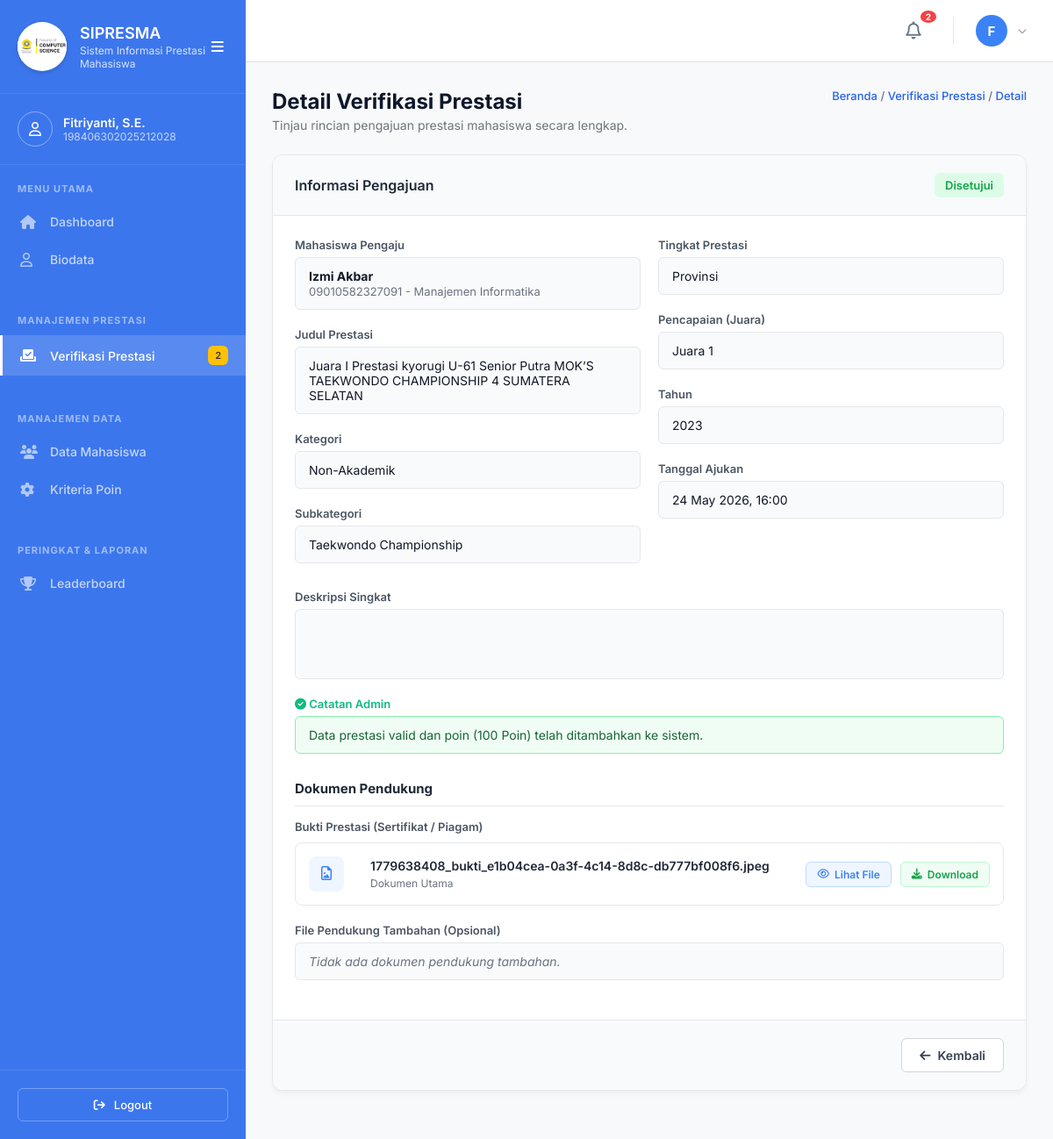
The page /administrator/DetailVerifikasi.php?id=11 (signed in) on the database its author committed.
### tables this page shows
CREATE TABLE IF NOT EXISTS `prestasi` (
  `id` int NOT NULL AUTO_INCREMENT,
  `mahasiswa_id` int DEFAULT NULL,
  `judul` varchar(200) NOT NULL,
  `kategori` varchar(50) DEFAULT NULL,
  `jenis` varchar(100) NOT NULL,
  `tingkat` varchar(50) NOT NULL,
  `juara` enum('Juara 1','Juara 2','Juara 3','Harapan 1','Harapan 2','Finalis') NOT NULL,
  `tahun` year NOT NULL,
  `deskripsi` text,
  `bukti_file` varchar(255) DEFAULT NULL,
  `file_pendukung` text,
  `bukti_pendukung` text,
  `status` enum('pending','approved','rejected') DEFAULT 'pending',
  `read_status` enum('read','unread') DEFAULT 'read',
  `poin` int DEFAULT '0',
  `created_at` timestamp NOT NULL DEFAULT CURRENT_TIMESTAMP,
  `updated_at` timestamp NOT NULL DEFAULT CURRENT_TIMESTAMP ON UPDATE CURRENT_TIMESTAMP,
  `alasan_penolakan` text,
  `nim` varchar(20) DEFAULT NULL,
  PRIMARY KEY (`id`),
  KEY `mahasiswa_id` (`mahasiswa_id`),
  KEY `fk_prestasi_nim` (`nim`),
  CONSTRAINT `fk_prestasi_nim` FOREIGN KEY (`nim`) REFERENCES `mahasiswa` (`nim`) ON DELETE CASCADE ON UPDATE CASCADE,
  CONSTRAINT `prestasi_ibfk_1` FOREIGN KEY (`mahasiswa_id`) REFERENCES `mahasiswa` (`id`) ON DELETE CASCADE
);

CREATE TABLE IF NOT EXISTS `mahasiswa` (
  `id` int NOT NULL AUTO_INCREMENT,
  `user_id` int DEFAULT NULL,
  `nim` varchar(20) NOT NULL,
  `nama` varchar(100) NOT NULL,
  `prodi` varchar(100) DEFAULT NULL,
  `kelas` varchar(50) DEFAULT NULL,
  `pembimbing_akademik` varchar(100) DEFAULT NULL,
  `angkatan` varchar(10) NOT NULL,
  `email` varchar(100) DEFAULT NULL,
  `telp` varchar(20) DEFAULT NULL,
  `ipk` decimal(3,2) DEFAULT '0.00',
  `total_poin` int DEFAULT '0',
  `status_akun` varchar(20) DEFAULT 'aktif',
  `created_at` datetime DEFAULT CURRENT_TIMESTAMP,
  PRIMARY KEY (`id`),
  UNIQUE KEY `nim` (`nim`),
  KEY `user_id` (`user_id`),
  CONSTRAINT `mahasiswa_ibfk_1` FOREIGN KEY (`user_id`) REFERENCES `users` (`id`) ON DELETE CASCADE
);

### administrator/DetailVerifikasi.php (the view, shortened to what this page needs)
<?php
require '../koneksi.php';
$id = isset($_GET['id']) ? intval($_GET['id']) : 0;
$stmt = $conn->prepare("
    SELECT p.*, m.nim, m.nama, m.prodi, m.angkatan
    FROM prestasi p
    JOIN mahasiswa m ON p.mahasiswa_id = m.id
    WHERE p.id = ?
");
$stmt->bind_param("i", $id);
$stmt->execute();
$prestasi = $stmt->get_result()->fetch_assoc();
$is_akademik = in_array($prestasi['jenis'], ['Programming / Software Development', 'Data Science / AI', 'Karya Ilmiah (LKTI, Esai, PKM)', 'Inovasi Teknologi', 'Bisnis & Startup', 'UI/UX & Desain Sistem', 'Sains (Matematika, Fisika, dll)']);
$kategori_utama = $prestasi['kategori'] ? $prestasi['kategori'] : ($is_akademik ? 'Akademik' : 'Non-Akademik');
$subkategori = $prestasi['jenis'];
$q_pending = $conn->query("SELECT COUNT(*) as cnt FROM prestasi WHERE status='pending'");
$prestasi_menunggu = $q_pending->fetch_assoc()['cnt'];
?>
<!DOCTYPE html>
<html lang="id">
<head>
    <link rel="stylesheet" href="https://cdnjs.cloudflare.com/ajax/libs/font-awesome/6.4.0/css/all.min.css">
    <link rel="stylesheet" href="Assets/Css/Style.css?v=<?= time(); ?>">
</head>
<body class="dashboard-body new-dashboard">
    <aside class="sidebar-new" id="sidebar">
        <div class="sidebar-header-new">
            <div class="sidebar-header-left">
                <div class="logo-icon" style="width:56px; height:56px; display:flex; align-items:center; justify-content:center; flex-shrink:0; border-radius:50%; background:#ffffff; overflow:hidden; box-shadow: 0 2px 5px rgba(0,0,0,0.15);">
                    <img src="Assets/Images/logo_fasilkom.png" alt="Logo Fasilkom" style="width: 100%; height: 100%; object-fit: contain;">
                </div>
                <div class="logo-text">
                    <h2>SIPRESMA</h2>
                    <p>Sistem Informasi Prestasi Mahasiswa</p>
                </div>
            </div>
            <button class="toggle-btn-sidebar btn-toggle-sidebar" id="toggleSidebar" title="Toggle Sidebar">
                <i class="fa-solid fa-bars"></i>
            </button>
        </div>
        <div class="sidebar-profile" style="border-top: 1px solid rgba(255, 255, 255, 0.08);">
            <div class="profile-icon" style="background-color: transparent; border: 1px solid rgba(255,255,255,0.4);">
                <i class="fa-regular fa-user"></i>
            </div>
            <div class="profile-details">
                <div class="profile-name"><?= htmlspecialchars($_SESSION['admin_nama'] ?? 'Admin') ?></div>
                <div class="profile-role"><?= htmlspecialchars($_SESSION['admin_nip'] ?? '-') ?></div>
            </div>
        </div>
        <div class="sidebar-menus-container">
            <div class="sidebar-menu-title">MENU UTAMA</div>
            <ul class="sidebar-menu-new">
                <li class="menu-item-new"><a href="Dashboard.php"><i class="fa-solid fa-house"></i> <span class="menu-text">Dashboard</span></a></li>
                <li class="menu-item-new"><a href="Biodata.php"><i class="fa-regular fa-user"></i> <span class="menu-text">Biodata</span></a></li>
            </ul>
            <div class="sidebar-menu-title mt-custom">MANAJEMEN PRESTASI</div>
            <ul class="sidebar-menu-new">
                <li class="menu-item-new active">
                    <a href="VerifikasiPrestasi.php">
                        <i class="fa-solid fa-check-to-slot"></i> <span class="menu-text">Verifikasi Prestasi</span>
                        <?php if(isset($prestasi_menunggu) && $prestasi_menunggu > 0): ?><span class="badge"><?= $prestasi_menunggu ?></span><?php endif; ?>
                    </a>
                </li>
            </ul>
            <div class="sidebar-menu-title mt-custom">MANAJEMEN DATA</div>
            <ul class="sidebar-menu-new">
                <li class="menu-item-new"><a href="DataMahasiswa.php"><i class="fa-solid fa-users"></i> <span class="menu-text">Data Mahasiswa</span></a></li>
                <li class="menu-item-new"><a href="KriteriaPoin.php"><i class="fa-solid fa-gear"></i> <span class="menu-text">Kriteria Poin</span></a></li>
            </ul>
            <div class="sidebar-menu-title mt-custom">PERINGKAT & LAPORAN</div>
            <ul class="sidebar-menu-new">
                <li class="menu-item-new"><a href="Leaderboard.php"><i class="fa-solid fa-trophy"></i> <span class="menu-text">Leaderboard</span></a></li>
            </ul>
        </div>
        <div class="sidebar-footer-new">
            <a href="Logout.php" class="logout-btn-new"><i class="fa-solid fa-arrow-right-from-bracket"></i> <span class="menu-text">Logout</span></a>
        </div>
    </aside>
    <main class="main-content-new" id="mainContent">
        <?php include 'Topbar.php'; ?>
        <div class="content-wrapper-new">
            <div class="page-header-new" style="margin-bottom: 25px;">
                <div class="page-header-flex">
                    <div class="page-title-new">
                        <div>
                            <h1 class="page-title-text">Detail Verifikasi Prestasi</h1>
                            <p>Tinjau rincian pengajuan prestasi mahasiswa secara lengkap.</p>
                        </div>
                    </div>
                    <div style="display: flex; flex-direction: column; align-items: flex-end; gap: 15px;">
                        <div class="breadcrumb-top" style="margin-bottom: 0;">
                            <a href="Dashboard.php">Beranda</a> <span>/</span> <a href="VerifikasiPrestasi.php">Verifikasi Prestasi</a> <span>/</span> Detail
                        </div>
                    </div>
                </div>
            </div>
            <div class="detail-card">
                <div class="detail-header">
                    <h3>Informasi Pengajuan</h3>
                    <?php
                        $status = $prestasi['status'];
                        $status_class = $status == 'pending' ? 'status-pending' : ($status == 'approved' ? 'status-approved' : 'status-rejected');
                        $status_text = $status == 'pending' ? 'Menunggu Verifikasi' : ($status == 'approved' ? 'Disetujui' : 'Ditolak');
                    ?>
                    <span class="status-badge <?= $status_class ?>"><?= $status_text ?></span>
                </div>
                <div class="detail-body">
                    <div class="grid-2">
                        <div>
                            <div class="info-group">
                                <div class="info-label">Mahasiswa Pengaju</div>
                                <div class="info-value">
                                    <strong><?= htmlspecialchars($prestasi['nama']) ?></strong><br>
                                    <span style="font-size: 13px; color: #6b7280;"><?= htmlspecialchars($prestasi['nim']) ?> - <?= htmlspecialchars($prestasi['prodi']) ?></span>
                                </div>
                            </div>
                            <div class="info-group">
                                <div class="info-label">Judul Prestasi</div>
                                <div class="info-value"><?= htmlspecialchars($prestasi['judul']) ?></div>
                            </div>
                            <div class="info-group">
                                <div class="info-label">Kategori</div>
                                <div class="info-value"><?= htmlspecialchars($kategori_utama) ?></div>
                            </div>
                            <div class="info-group">
                                <div class="info-label">Subkategori <?php if($status == 'pending'): ?><span style="font-weight: normal; color: #6b7280; font-size: 11px;">(Dapat disesuaikan)</span><?php endif; ?></div>
                                <?php if($status == 'pending'): ?>
                                    <input type="text" id="adminSubkategori" value="<?= htmlspecialchars($subkategori) ?>" class="info-value" style="width: 100%; box-sizing: border-box; outline: none; border: 1px solid #e5e7eb; padding: 12px 15px;">
                                <?php else: ?>
                                    <div class="info-value"><?= htmlspecialchars($subkategori) ?></div>
                                <?php endif; ?>
                            </div>
                        </div>
                        <div>
                            <div class="info-group">
                                <div class="info-label">Tingkat Prestasi</div>
                                <div class="info-value"><?= htmlspecialchars($prestasi['tingkat']) ?></div>
                            </div>
                            <div class="info-group">
                                <div class="info-label">Pencapaian (Juara)</div>
                                <div class="info-value"><?= htmlspecialchars($prestasi['juara']) ?></div>
                            </div>
                            <div class="info-group">
                                <div class="info-label">Tahun</div>
                                <div class="info-value"><?= htmlspecialchars($prestasi['tahun']) ?></div>
                            </div>
                            <div class="info-group">
                                <div class="info-label">Tanggal Ajukan</div>
                                <div class="info-value"><?= date('d M Y, H:i', strtotime($prestasi['created_at'])) ?></div>
                            </div>
                        </div>
                    </div>
                    <div class="info-group" style="margin-top: 10px;">
                        <div class="info-label">Deskripsi Singkat</div>
                        <div class="info-value" style="min-height: 80px; white-space: pre-wrap;"><?= htmlspecialchars($prestasi['deskripsi']) ?></div>
                    </div>
                    <?php if($status == 'approved'): ?>
                    <div class="info-group">
                        <div class="info-label" style="color: #10b981;"><i class="fa-solid fa-check-circle"></i> Catatan Admin</div>
                        <div class="info-value" style="background: #f0fdf4; border-color: #86efac; color: #166534;">
                            Data prestasi valid dan poin (<?= $prestasi['poin'] ?> Poin) telah ditambahkan ke sistem.
                        </div>
                    </div>
                    <?php endif; ?>
                    <h4 style="margin: 30px 0 15px 0; font-size: 15px; color: #1f2937; border-bottom: 1px solid #e5e7eb; padding-bottom: 10px;">Dokumen Pendukung</h4>
                    <div class="info-group">
                        <div class="info-label">Bukti Prestasi (Sertifikat / Piagam)</div>
                        <?php if(!empty($prestasi['bukti_file'])):
                            $ext = strtolower(pathinfo($prestasi['bukti_file'], PATHINFO_EXTENSION));
                            $icon_class = ($ext == 'pdf') ? 'fa-file-pdf' : 'fa-file-image';
                        ?>
                            <div class="file-item">
                                <div class="file-icon"><i class="fa-regular <?= $icon_class ?>"></i></div>
                                <div class="file-info">
                                    <h4 class="file-name"><?= htmlspecialchars(basename($prestasi['bukti_file'])) ?></h4>
                                    <p class="file-size">Dokumen Utama</p>
                                </div>
                                <div class="file-actions">
                                    <button type="button" onclick="openPreview('../mahasiswa/uploads/<?= htmlspecialchars(basename($prestasi['bukti_file'])) ?>', '<?= $ext ?>')" class="btn-file btn-preview"><i class="fa-regular fa-eye"></i> Lihat File</button>
                                    <a href="../mahasiswa/uploads/<?= htmlspecialchars(basename($prestasi['bukti_file'])) ?>" download class="btn-file btn-download"><i class="fa-solid fa-download"></i> Download</a>
                                </div>
                            </div>
                        <?php else: ?>
                            <div class="info-value" style="color: #6b7280; font-style: italic;">Tidak ada dokumen utama yang diunggah.</div>
                        <?php endif; ?>
                    </div>
                    <div class="info-group">
                        <div class="info-label">File Pendukung Tambahan (Opsional)</div>
                        <?php if(!empty($prestasi['file_pendukung']) || !empty($prestasi['bukti_pendukung'])): ?>
                            <?php
                                $pendukung = !empty($prestasi['file_pendukung']) ? $prestasi['file_pendukung'] : $prestasi['bukti_pendukung'];
                                $pendukung_array = explode(',', $pendukung);
                                foreach($pendukung_array as $p):
                                    if(empty(trim($p))) continue;
                                    $p_ext = strtolower(pathinfo(trim($p), PATHINFO_EXTENSION));
                                    $p_icon = ($p_ext == 'pdf') ? 'fa-file-pdf' : 'fa-file-image';
                            ?>
                            <div class="file-item">
                                <div class="file-icon" style="background: #f3f4f6; color: #6b7280;"><i class="fa-regular <?= $p_icon ?>"></i></div>
                                <div class="file-info">
                                    <h4 class="file-name"><?= htmlspecialchars(basename(trim($p))) ?></h4>
                                    <p class="file-size">Dokumen Tambahan</p>
                                </div>
                                <div class="file-actions">
                                    <button type="button" onclick="openPreview('../mahasiswa/uploads/<?= htmlspecialchars(basename(trim($p))) ?>', '<?= $p_ext ?>')" class="btn-file btn-preview"><i class="fa-regular fa-eye"></i> Lihat File</button>
                                    <a href="../mahasiswa/uploads/<?= htmlspecialchars(basename(trim($p))) ?>" download class="btn-file btn-download"><i class="fa-solid fa-download"></i> Download</a>
                                </div>
                            </div>
                            <?php endforeach; ?>
                        <?php else: ?>
                            <div class="info-value" style="color: #6b7280; font-style: italic;">Tidak ada dokumen pendukung tambahan.</div>
                        <?php endif; ?>
                    </div>
                </div>
                <div class="action-footer">
                    <button class="btn-foot btn-back" onclick="window.location.href='VerifikasiPrestasi.php'">
                        <i class="fa-solid fa-arrow-left"></i> Kembali
                    </button>
                </div>
            </div>
        </div>
    </main>
</body>
</html>

### rows shown on the page
prestasi: status "Disetujui", mahasiswa.nama "Izmi Akbar", mahasiswa.nim "09010582327091", mahasiswa.prodi "Manajemen Informatika", judul "Juara I Prestasi kyorugi U-61 Senior Putra MOK’S TAEKWONDO CHAMPIONSHIP 4 SUMATERA SELATAN", kategori "Non-Akademik", jenis "Taekwondo Championship", tingkat "Provinsi", juara "Juara 1", tahun "2023", created_at "24 May 2026, 16:00", poin "100", bukti_file "1779638408_bukti_e1b04cea-0a3f-4c14-8d8c-db777bf008f6.jpeg"

### other values the page prints
$_SESSION['admin_nama'] "Fitriyanti, S.E."
$_SESSION['admin_nip'] "198406302025212028"
$prestasi_menunggu "2"
$total_notif "2"
